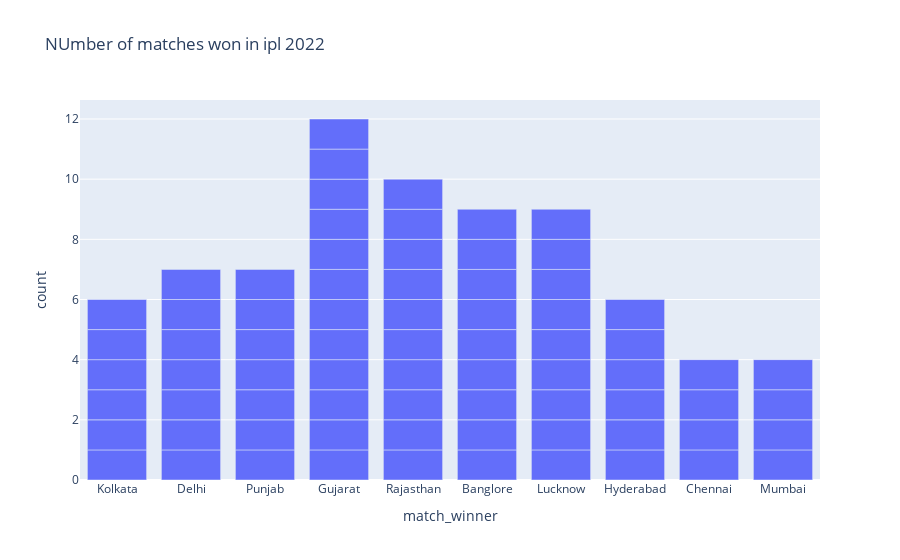

Notebook source saved alongside this figure:
### Code cell
figure = px.bar(data, x=data['match_winner'], title="NUmber of matches won in ipl 2022")
figure.show()

### Figure 1 — Plotly figure (JSON) as saved in the notebook; plotly's stock layout.template omitted (floating-point values rounded to 4 significant figures)
{"data": [{"alignmentgroup": "True", "hovertemplate": "match_winner=%{x}<br>count=%{y}<extra></extra>", "legendgroup": "", "marker": {"color": "#636efa", "pattern": {"shape": ""}}, "name": "", "offsetgroup": "", "orientation": "v", "showlegend": false, "textposition": "auto", "type": "bar", "x": ["Kolkata", "Delhi", "Punjab", "Gujarat", "Rajasthan", "Banglore", "Lucknow", "Kolkata", "Rajasthan", "Gujarat", "Punjab", "Lucknow", "Banglore", "Kolkata", "Lucknow", "Gujarat", "Hyderabad", "Banglore", "Delhi", "Rajasthan", "Hyderabad", "Chennai", "Punjab", "Gujarat", "Hyderabad", "Lucknow", "Banglore", "Hyderabad", "Gujarat", "Rajasthan", "Banglore", "Delhi", "Chennai", "Rajasthan", "Gujarat", "Hyderabad", "Lucknow", "Punjab", "Rajasthan", "Gujarat", "Delhi", "Lucknow", "Gujarat", "Mumbai", "Lucknow", "Chennai", "Kolkata", "Punjab", "Banglore", "Delhi", "Mumbai", "Rajasthan", "Lucknow", "Banglore", "Chennai", "Kolkata", "Gujarat", "Delhi", "Mumbai", "Punjab", "Kolkata", "Gujarat", "Rajasthan", "Delhi", "Hyderabad", "Lucknow", "Banglore", "Rajasthan", "Mumbai", "Punjab", "Gujarat", "Banglore", "Rajasthan", "Gujarat"], "xaxis": "x", "y": [1, 1, 1, 1, 1, 1, 1, 1, 1, 1, 1, 1, 1, 1, 1, 1, 1, 1, 1, 1, 1, 1, 1, 1, 1, 1, 1, 1, 1, 1, 1, 1, 1, 1, 1, 1, 1, 1, 1, 1, 1, 1, 1, 1, 1, 1, 1, 1, 1, 1, 1, 1, 1, 1, 1, 1, 1, 1, 1, 1, 1, 1, 1, 1, 1, 1, 1, 1, 1, 1, 1, 1, 1, 1], "yaxis": "y"}], "layout": {"autosize": true, "barmode": "relative", "legend": {"tracegroupgap": 0}, "title": {"text": "NUmber of matches won in ipl 2022"}, "xaxis": {"anchor": "y", "autorange": true, "domain": [0, 1], "range": [-0.5, 9.5], "title": {"text": "match_winner"}, "type": "category"}, "yaxis": {"anchor": "x", "autorange": true, "domain": [0, 1], "range": [0, 12.63], "title": {"text": "count"}, "type": "linear"}}}
